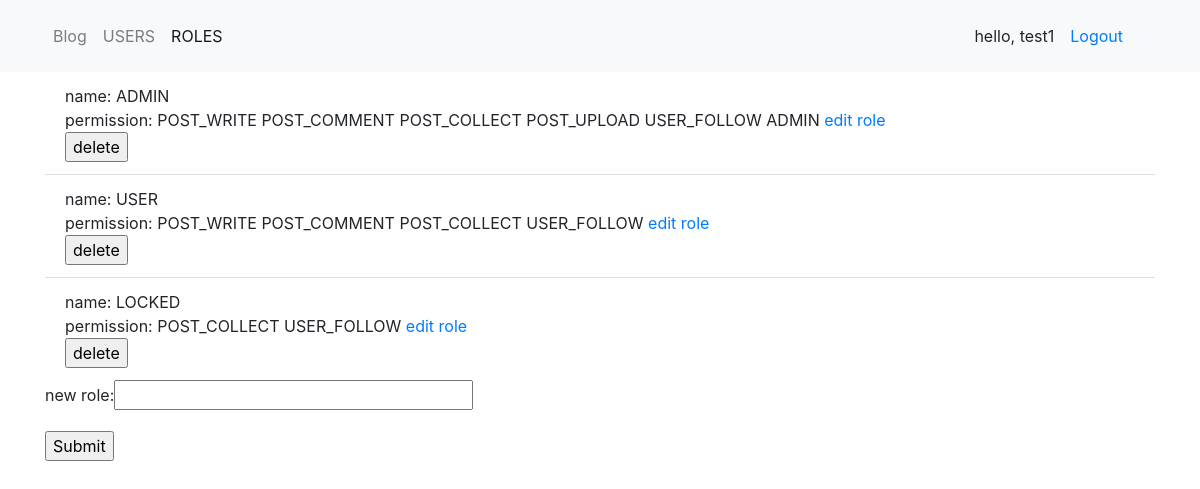
/admin/roles (signed in), run on the app's committed database.
### app/models.py (models this page shows, shortened)
class PaginatedAPIMixin(object):
	@staticmethod
	def to_collection_dict(query, page, per_page, endpoint, **kwargs):
		recourse = query.paginate(page, per_page, False)
		data = {
			'items': [item.to_dict() for item in recourse.items],
			'_meta': {
				'page':page,
				'per_page':per_page,
				'total_page':recourse.pages,
				'total_items':recourse.total
			},
			'_links':{
				'self':url_for(endpoint,page=page,per_page=per_page,**kwargs),
				'next':url_for(endpoint,page=page+1,per_page=per_page,**kwargs) if recourse.has_next else None,
				'prev':url_for(endpoint,page=page-1,per_page=per_page,**kwargs) if recourse.has_prev else None
			}
		}
		return data

class User(db.Model, UserMixin, PaginatedAPIMixin):
	id = db.Column(db.Integer, primary_key=True)
	username = db.Column(db.String(64), index=True, unique=True)
	email = db.Column(db.String(120), index=True, unique=True)
	password_hash = db.Column(db.String(128))
	about_me = db.Column(db.String(140))
	last_seen = db.Column(db.DateTime, default=datetime.utcnow)
	token = db.Column(db.String(32), index=True, unique=True)
	token_expiration = db.Column(db.DateTime)
	followed = db.relationship(
		'User',
		secondary=followers,
		lazy='dynamic',
		primaryjoin=(followers.c.follower_id == id),
		secondaryjoin=(followers.c.followed_id == id),
		backref=db.backref('followers', lazy='dynamic'))
	role = db.relationship(
		'Role',
		secondary=user_roles,
		lazy='dynamic',
		backref=db.backref('users', lazy='dynamic')
	)
	def can_do(self,perm_name):
		can_do = False
		for r in self.role:
			if r.can_do(perm_name):
				can_do = True
		return can_do

class Role(db.Model, PaginatedAPIMixin):
	id = db.Column(db.Integer, primary_key=True)
	name = db.Column(db.String(64), index=True, unique=True)
	perms = db.relationship('Permission', secondary=role_perms, lazy='dynamic', backref=db.backref('roles',lazy='dynamic'))
	def can_do(self,perm_name):
		return True if self.perms.filter_by(name=perm_name).first() is not None else False

class Permission(db.Model):
	id = db.Column(db.Integer, primary_key=True)
	name = db.Column(db.String(30), unique=True)

### app/admin/routes.py (the view, shortened to what this page needs)
@bp.route('/roles', methods=['GET','POST'])
@permission_required('ADMIN')
def roles_setup():
	roles = Role.query.all()
	form = AddNewRole()
	form_del = DelRole()
	if request.method=="POST":
		flash('post')
	return render_template('roles.html', roles=roles, title='roles setup',form=form,form_del = form_del)

### app/admin/forms.py
class AddNewRole(FlaskForm):
	role = StringField('new role',validators=[DataRequired()])
	submit = SubmitField('Submit')

class DelRole(FlaskForm):
	submit = SubmitField('delete')

### app/models.py (called while the page is built)
@login.user_loader
def load_user(id):
	return User.query.get(int(id))

### app/utils.py (called while the page is built)
def permission_required(permission_name):
	def decorator(func):
		@wraps(func)
		def wrapper(*args, **kwargs):
			if not current_user.can_do(permission_name):
				abort(403)
			return func(*args, **kwargs)
		return wrapper
	return decorator

### app/admin/templates/roles.html (shortened to what this page needs)
{% extends "admin_base.html" %}
{% block app_content %}
    <ul class="list-group list-group-flush">
    {% for role in roles %}
        <li class="list-group-item">
            <span>name: {{ role.name }}</span><br>
            <span>permission:
                {% for perm in role.perms %}
                    {{ perm.name }}
                {% endfor %}
            </span>
            <span><a href="{{ url_for('admin.roles_edit', roleid=role.id) }}">edit role</a></span>
            <span>
                <form action="{{ url_for('admin.roles_del', roleid=role.id) }}" method="post" >
                    {{ form_del.hidden_tag() }}{{ form_del.submit() }}
                </form>
            </span>
        </li>
    {% endfor %}
    </ul>
    <form action="" method="post">
        <p>{{ form.role.label }}:{{ form.role(size=30) }}</p>
        <p>{{ form.submit() }}</p>
    </form>
{% endblock %}

### app/admin/templates/admin_base.html (shortened to what this page needs)
<!DOCTYPE html>
<html lang="en">
<head>
    {{ bootstrap.load_css() }}
</head>
<body>
{% from 'bootstrap/nav.html' import render_nav_item %}
<nav class="navbar navbar-expand-lg navbar-light bg-light">
    <div class="container">
        <div class="navbar-nav mr-auto">
            {{ render_nav_item('main.index', 'Blog') }}
            {{ render_nav_item('admin.users_setup', 'USERS') }}
            {{ render_nav_item('admin.roles_setup', 'ROLES') }}
        </div>
        <div class="navbar navbar-expand-md navbar-right">
            {% if current_user.is_anonymous %}
                hello, anonymous
                {{ render_nav_item('auth.login', 'Login') }}
            {% else %}
                hello, {{ current_user.username }}
                {{ render_nav_item('auth.logout', 'Logout') }}
            {% endif %}
        </div>
    </div>
</nav>
<div class="container">
{% block content %}
    {% block app_content %}{% endblock %}
{% endblock %}
</div>
</body>
</html>

### data on the page
User: username "test1"
Role: name "ADMIN"
Permission: name "POST_WRITE"
Permission: name "POST_COMMENT"
Permission: name "POST_COLLECT"
Permission: name "POST_UPLOAD"
Permission: name "USER_FOLLOW"
Permission: name "ADMIN"
Role: name "USER"
Role: name "LOCKED"

### other printed values
{{ render_nav_item('main.index', 'Blog') }} "Blog"
{{ render_nav_item('admin.users_setup', 'USERS') }} "USERS"
{{ render_nav_item('admin.roles_setup', 'ROLES') }} "ROLES"
{{ render_nav_item('auth.logout', 'Logout') }} "Logout"
